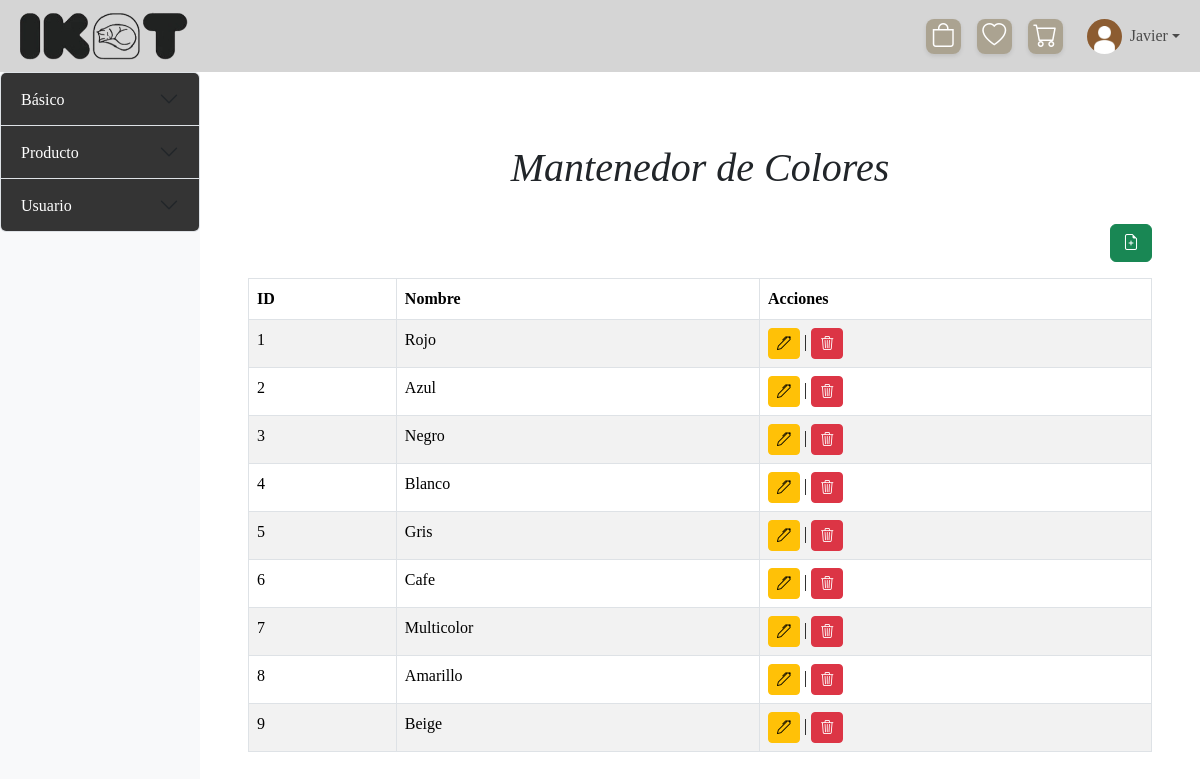
Screenshot of /mantenedores/Mantenedor_colores/mostrar_color.php (signed in) with the database file from the repository.
### tables this page shows
CREATE TABLE `color` (
  `id_color` int(11) NOT NULL,
  `nombre_color` varchar(50) NOT NULL,
  `codigo_hex` varchar(7) DEFAULT NULL
);

### mantenedores/Mantenedor_colores/mostrar_color.php (the view, shortened to what this page needs)
<?php
include '../../config/conexion.php';
?>
<!DOCTYPE html>
<html lang="es">
<head>
    <link href="https://cdn.jsdelivr.net/npm/bootstrap@5.3.3/dist/css/bootstrap.min.css" rel="stylesheet">
    <link rel="stylesheet" href="https://cdn.jsdelivr.net/npm/bootstrap-icons@1.11.3/font/bootstrap-icons.min.css">
    <link rel="stylesheet" href="..\..\assets\css\styles.css">
</head>
<body>
    <?php include $_SERVER['DOCUMENT_ROOT'] . '/xampp/TIS-1/IKAT/templates/header.php';?>
    <div class="d-flex">
        <?php include '../sidebar-mantenedores.php';?>
        <div class="content-area flex-grow-1 p-5 col-4 col-md-10">
            <h1 class="text-center p-4">Mantenedor de Colores</h1>
            <div class="d-flex justify-content-end mb-3">
                    <a class="btn btn-success" data-bs-toggle="modal" data-bs-target="#agregarColorModal">
                        <i class="bi bi-file-earmark-plus"></i>
                    </a>
                </div>
            <div class="table-responsive">
                <?php
                    $sql = "SELECT * FROM color";
                    $result = $conn->query($sql);
                    if ($result->num_rows > 0) {
                        echo "<table class='table table-bordered table-striped'>
                                <thead class='thead-dark'>
                                    <tr>
                                        <th>ID</th>
                                        <th>Nombre</th>
                                        <th>Acciones</th>
                                    </tr>
                                </thead>
                                <tbody>";
                        while($row = $result->fetch_assoc()) {
                            echo "<tr>
                                    <td>" . $row["id_color"] . "</td>
                                    <td>" . $row["nombre_color"] . "</td>
                                    <td>
                                        <a class='btn btn-warning btn-sm' data-bs-toggle='modal' data-bs-target='#editarColorModal" . $row["id_color"] . "'><i class='bi bi-pen'></i></a> |
                                        <a href='borrar_color.php?id=" . $row["id_color"] . "' class='btn btn-danger btn-sm'><i class='bi bi-trash3'></i></a>
                                    </td>
                                  </tr>";
                        }
                        echo "</tbody></table>";
                    } else {
                        echo "<p class='text-center'>No hay colores registrados.</p>";
                    }
                ?>
            </div>
        </div>
    </div>
</body>
</html>

### assets/css/styles.css (style rules this page uses)
body { font-family: "Newsreader", serif !important; }
h1, h2, h3 { font-family: "Newsreader", serif !important; font-style: italic; }
p, a { font-family: "Newsreader", serif !important; font-style: normal; }

### mantenedores/sidebar-mantenedores.php (style rules this page uses)
html, body { min-width: 450px; overflow-x: hidden; }

### rows the page displays
color: id_color "1", nombre_color "Rojo"
color: id_color "2", nombre_color "Azul"
color: id_color "3", nombre_color "Negro"
color: id_color "4", nombre_color "Blanco"
color: id_color "5", nombre_color "Gris"
color: id_color "6", nombre_color "Cafe"
color: id_color "7", nombre_color "Multicolor"
color: id_color "8", nombre_color "Amarillo"
color: id_color "9", nombre_color "Beige"

### other values shown
$_SESSION['nombre_usuario'] "Javier"
